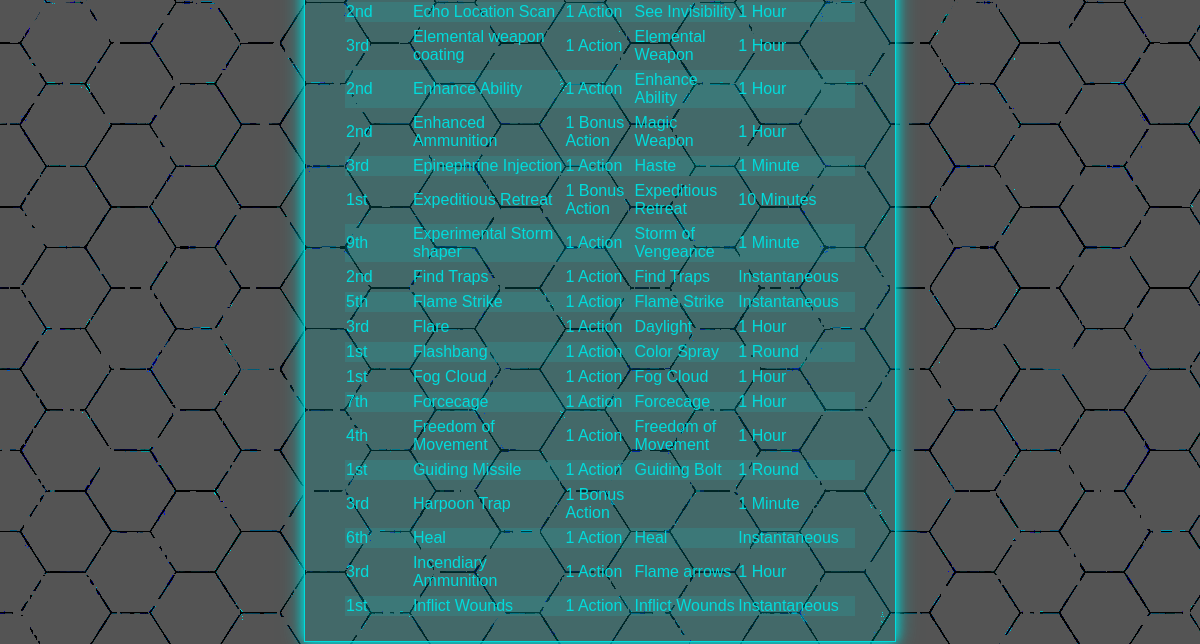
The page /utilities/ (lower part) on the database as committed earlier.
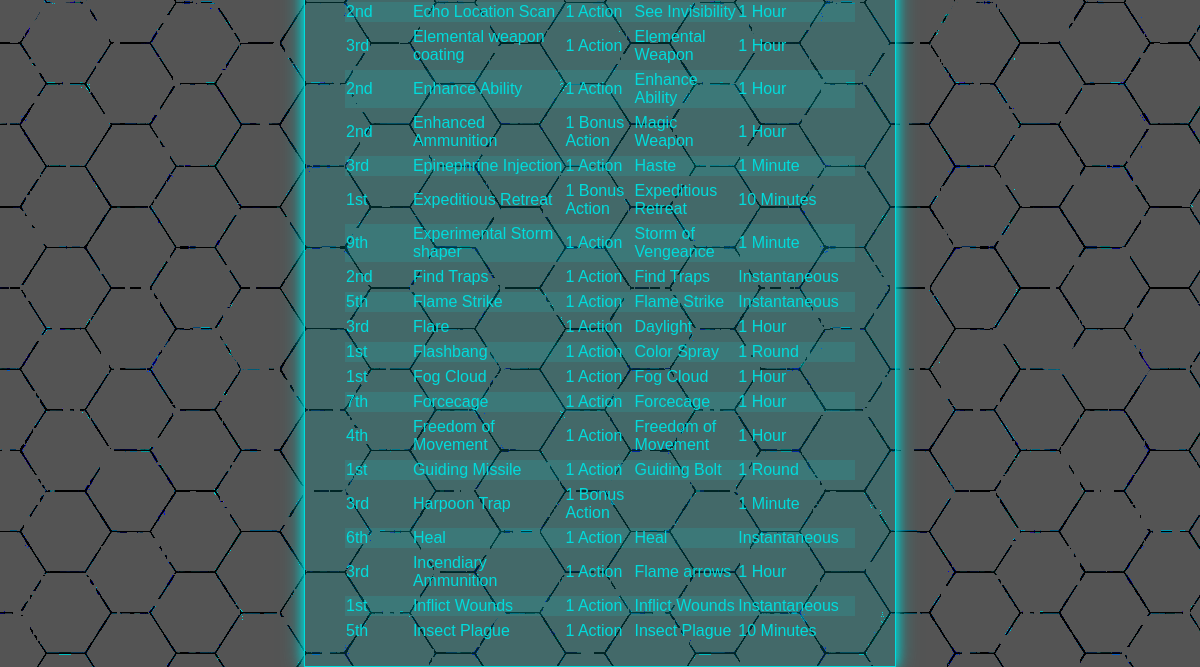
The same page on the database as committed later.
### utilities/models.py (models this page shows, shortened)
class Utility(models.Model):
    name = models.CharField(max_length=50, unique=True)
    description = RichTextField(blank=True)
    at_higher_levels = RichTextField(blank=True)
    ritual = models.BooleanField(default=False)
    utility_level = models.ForeignKey(
        UtilityLevel, models.SET_DEFAULT, default=0)
    casting_time_unit = models.ForeignKey(
        UtilityCastingTimeUnit, models.SET_DEFAULT, default=1)
    casting_time_quantity = models.IntegerField(null=True, default=1)
    reaction_casting_description = models.TextField(blank=True)
    components = models.ManyToManyField(UtilityComponent, blank=True)
    material_components = models.TextField(blank=True)
    range_type = models.ForeignKey(RangeType, models.SET_NULL, null=True)
    range_distance = models.IntegerField(null=True, default=0)
    range_unit = models.ForeignKey(RangeUnit, related_name='untility_range', on_delete=models.SET_NULL, null=True, blank=True)
    aoe = models.ForeignKey(AreaType, on_delete=models.SET_NULL, null=True, blank=True)
    aoe_unit = models.ForeignKey(RangeUnit, related_name='untility_aoe', on_delete=models.SET_NULL, null=True, blank=True)
    aoe_unit_quantity = models.IntegerField(null=True, blank=True)
    duration_type = models.ForeignKey(DurationType, models.SET_NULL, null=True)
    duration_time_unit = models.ForeignKey(
        DurationTimeUnit, on_delete=models.SET_NULL, null=True, blank=True)
    duration_quantity = models.IntegerField(null=True, blank=True)
    origin = models.CharField(max_length=25, blank=True)
    origin_link = models.URLField(blank=True)
    class Meta:
        verbose_name_plural = 'Utilities'

class UtilityLevel(models.Model):
    id = models.IntegerField(primary_key=True)
    level = models.CharField(max_length=10)
    def __str__(self):
        return self.level

class UtilityCastingTimeUnit(models.Model):
    unit = models.CharField(max_length=15)
    def __str__(self):
        return self.unit

class DurationTimeUnit(models.Model):
    unit = models.CharField(max_length=10)
    abbreviation = models.CharField(max_length=10, blank=True, null=True)
    def __str__(self):
        return self.unit

class DurationType(models.Model):
    type = models.CharField(max_length=30)
    def __str__(self):
        return self.type

### utilities/views.py (the view)
# urls.py: path('', views.utility_list, name='utility_list'),
def utility_list(request):
    utilities = Utility.objects.all()
    utilities_filter = UtilityFilter(request.GET, queryset=utilities)
    context = {
        'utilities_filter': utilities_filter
    }
    return render(request, "utilities/utility_list.html", context)

### utilities/templates/utilities/utility_list.html (shortened to what this page needs)
{% extends 'utilities/base.html' %}
{% block 'content' %}
  {% if utilities_filter.qs %}
  <table class="tlink">
    <tbody>
      {% for utility in utilities_filter.qs %}
      <tr class="data-href" onclick="javascript:window.location.href=`{% url 'detail' utility.id %}`; return false;">
        <td>{{ utility.utility_level }}</td>
        <td>{{ utility.name }}</td>
        <td class="sm">{{ utility.casting_time_quantity }} {{ utility.casting_time_unit }}{% if utility.casting_time_quantity > 1 %}s{% endif %}</td>
        <td class="md">{{ utility.origin }}</td>
        {% if utility.duration_type.type == "Time" or utility.duration_type.type == "Consentration" %}
        <td class="md">{{ utility.duration_quantity }} {{ utility.duration_time_unit }}{% if utility.duration_quantity > 1 %}s{% endif %}</td>
        {% else %}
        <td class="md">{{ utility.duration_type }}</td>
        {% endif %}
      </tr>
      {% endfor %}
    </tbody>
  </table>
  {% else %}
  <p>No utility found.</p>
  {% endif %}
{% endblock 'content' %}

Rows that differ between the two databases and show on the page:
added Utility: utility_level "5th", name "Insect Plague", casting_time_quantity "1", casting_time_unit "Action", origin "Insect Plague", duration_quantity "10", duration_time_unit "Minute"
